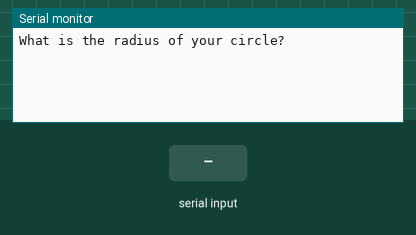
This sketch was run on a simulated Arduino Uno, built with avr-gcc and run on an emulated ATmega328P. On the bench: the last lines printed to the serial monitor. Inputs (shaded band) come from the test bench.

Above: at 1.2 s.
1.3 s: "90,45\n" received over Serial
At 1.9 s:
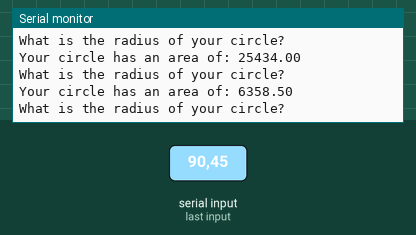
2.8 s: "30,150\n" received over Serial
At 5.0 s:
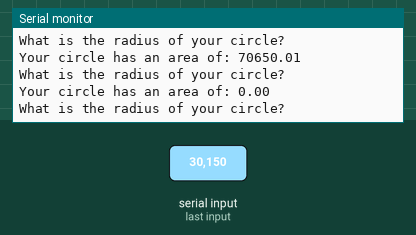
Timing chart, 0 to 6.5 s (numbered marks = the images above; inputs shaded):
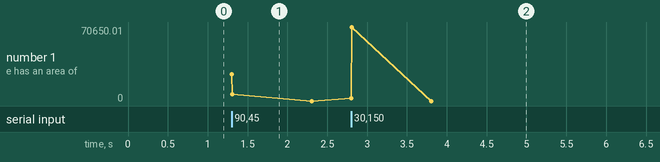

The sketch:

18-Reading-Numbers-from-Serial-Monitor.ino
```cpp
float radius;
float area;
float pi = 3.14;
String q = "What is the radius of your circle? ";
String a = "Your circle has an area of: ";

void setup() {
  // put your setup code here, to run once:
  Serial.begin(115200);
}

void loop() {
  // put your main code here, to run repeatedly:
  // ASK
  Serial.println(q);

  // WAIT
  while (Serial.available() == 0) {
    // while there is no data in the Serial port
  }

  // READ
  radius = Serial.parseFloat();
  area = pi * radius * radius;
  Serial.print(a);
  Serial.println(area);
}
```

Measured:
- after the input at 1.3 s, the serial monitor: prints a new line at once (image 1)
- after the input at 2.8 s, the serial monitor: prints a new line at once (image 2)
